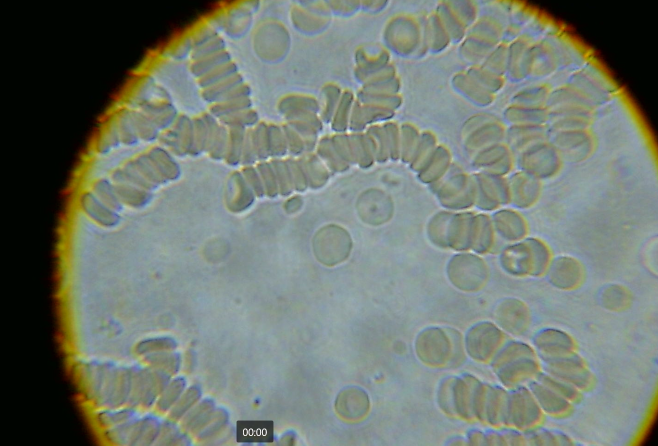
#> input picture data/raw/1.png, 1316 x 891 px (shown at 1/2 size)
$ python analyze_blood_sample_new.py   (older library calls are emulated)
#> lines starting #> are read from the running program, lines starting #| are printed output that depends on the picture; after the words box and inside, x2 and y2 are one past the last pixel; in counts of white or black regions, pixels touching at a corner belong together
#> in process_blood_sample, image is the input picture: shape (891, 1316, 3); mean B, G, R 112.1, 121.6, 112.3
#| Successfully loaded image: (891, 1316, 3)
### src/image_processing.py
"""
Image processing module for blood sample analysis.
Contains functions for loading, preprocessing, and saving processed images.
"""

import cv2
import numpy as np
from pathlib import Path
from typing import Tuple, Union, List, Dict
from skimage import filters, exposure, morphology, measure


# [131 lines left out: functions load_image, save_processed_image, process_and_save_analysis, not called in this run]


def preprocess_image(image: np.ndarray,
                    denoise_strength: int = 10,
                    clahe_clip: float = 2.0,
                    clahe_grid: int = 8) -> np.ndarray:
    """
    Preprocess the blood sample image for analysis.

    Args:
        image: Input image in BGR format
        denoise_strength: Strength of denoising (h parameter)
        clahe_clip: Clip limit for CLAHE
        clahe_grid: Grid size for CLAHE

    Returns:
        np.ndarray: Preprocessed image
    """
#> called with denoise_strength = 10, clahe_clip = 2, clahe_grid = 8
    # Convert to grayscale if not already
    if len(image.shape) == 3:
        gray = cv2.cvtColor(image, cv2.COLOR_BGR2GRAY)
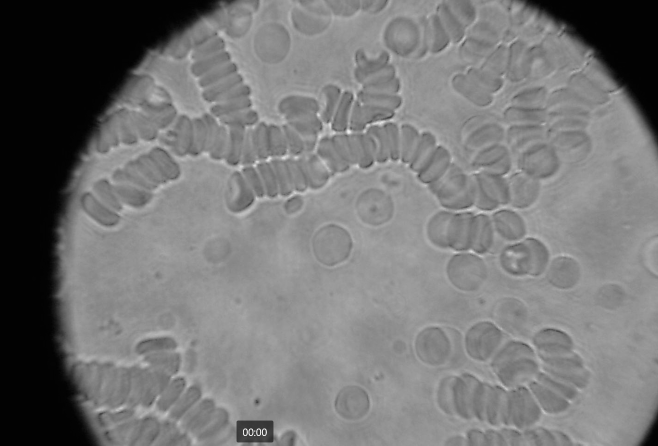
#> gray: shape (891, 1316) (shown at 1/2 size); min 1, max 255, mean 117.7
    else:
        gray = image    # Apply CLAHE (Contrast Limited Adaptive Histogram Equalization)
    clahe = cv2.createCLAHE(clipLimit=clahe_clip, tileGridSize=(clahe_grid, clahe_grid))
    enhanced = clahe.apply(gray)
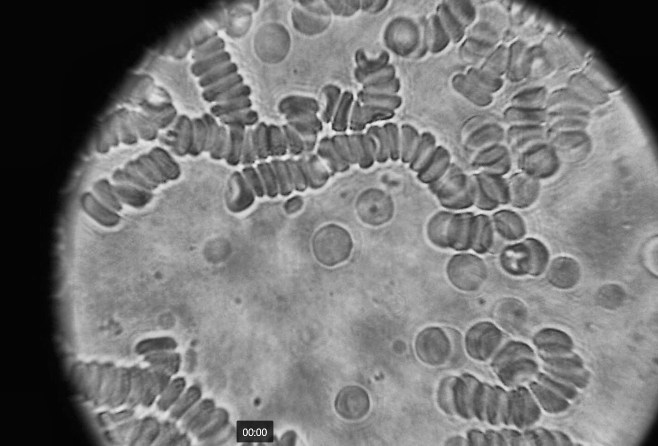
#> enhanced: shape (891, 1316) (shown at 1/2 size); min 1, max 255, mean 117.9

    # Apply noise reduction
    denoised = cv2.fastNlMeansDenoising(
        enhanced,
        None,
        denoise_strength,
        21  # templateWindowSize
    )

    return denoised


def detect_cells(image: np.ndarray,
                min_area: int = 50,
                max_area: int = 10000,
                circularity_thresh: float = 0.3) -> Tuple[np.ndarray, List[np.ndarray]]:
    """
    Detect and segment blood cells in the image.

    Args:
        image: Preprocessed grayscale image
        min_area: Minimum cell area in pixels (reduced for small cells)
        max_area: Maximum cell area in pixels (increased for large cells)
        circularity_thresh: Minimum circularity (0-1) for cell detection (relaxed for real samples)

    Returns:
        Tuple containing:
        - Binary mask of detected cells
        - List of contours for each detected cell
    """
#> called with min_area = 50, max_area = 10000, circularity_thresh = 0.3
    # Make sure we have a grayscale image
    if len(image.shape) == 3:
        image = cv2.cvtColor(image, cv2.COLOR_BGR2GRAY)

    # Normalize image to full range
    normalized = cv2.normalize(image, None, 0, 255, cv2.NORM_MINMAX)
      # Use adaptive thresholding for better local contrast
    binary = cv2.adaptiveThreshold(
        normalized,
        255,
        cv2.ADAPTIVE_THRESH_GAUSSIAN_C,
        cv2.THRESH_BINARY_INV,
        blockSize=151,  # Large block size for blood cells
        C=10  # Increased contrast threshold
    )
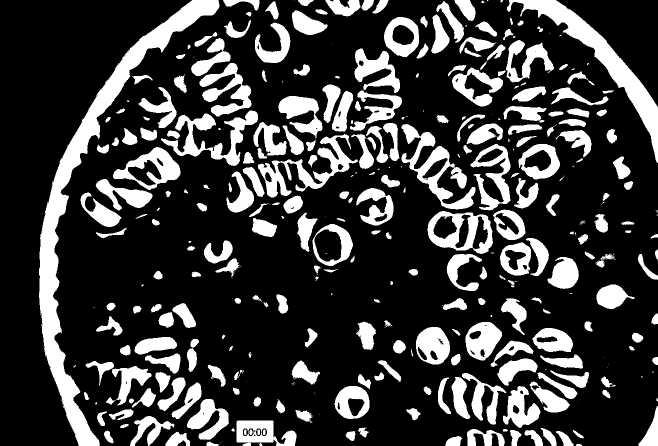
#> binary: shape (891, 1316) (shown at 1/2 size); 23.7% white; 371 white regions (101 under 20 px), largest, box (x1, y1, x2, y2) and area: (78, 0, 439, 891) 33809, (1014, 0, 1316, 326) 14007, (803, 248, 951, 419) 7426

    # Apply morphological operations to clean up the mask
    kernel = cv2.getStructuringElement(cv2.MORPH_ELLIPSE, (3, 3))
    binary = cv2.morphologyEx(binary, cv2.MORPH_OPEN, kernel, iterations=2)
#> binary: shape (891, 1316); 23.3% white; 298 white regions (16 under 20 px), largest, box (x1, y1, x2, y2) and area: (78, 0, 439, 891) 33657, (1014, 0, 1316, 326) 13957, (226, 294, 361, 380) 4612
    binary = cv2.morphologyEx(binary, cv2.MORPH_CLOSE, kernel, iterations=2)
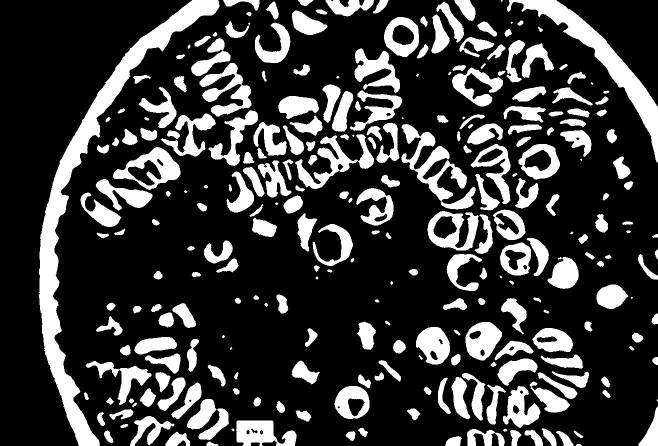
#> binary: shape (891, 1316) (shown at 1/2 size); 23.4% white; 269 white regions (10 under 20 px)

    # Find contours
    contours, _ = cv2.findContours(
        binary,
        cv2.RETR_EXTERNAL,
        cv2.CHAIN_APPROX_SIMPLE
    )
#> contours = 269 contours, 21 with area under 20; largest, box (x1, y1, x2, y2) and area: (78, 0, 439, 891) 32651, (1014, 0, 1316, 326) 13504, (802, 248, 951, 419) 6920, (855, 422, 986, 508) 6282, (226, 294, 361, 380) 6262

    # Filter contours based on area and shape
    valid_contours = []
    for cnt in contours:
        area = cv2.contourArea(cnt)
        if area <= 0:  # Skip invalid contours
            continue

        perimeter = cv2.arcLength(cnt, True)
        if perimeter <= 0:  # Skip invalid contours
            continue

        # Calculate shape metrics
        circularity = 4 * np.pi * area / (perimeter * perimeter)
        hull = cv2.convexHull(cnt)
        hull_area = cv2.contourArea(hull)
        solidity = area / hull_area if hull_area > 0 else 0

        # Apply filters
        if (min_area <= area <= max_area and
            circularity >= circularity_thresh and
            solidity >= 0.8):  # Must be reasonably solid
            valid_contours.append(cnt)
#> this loop made 269 passes
#> (area, perimeter, circularity, hull_area, solidity) on passes 2 to 4: (86.5, 53.56, 0.379, 103, 0.84), (423, 88.28, 0.682, 445, 0.951), (759, 145.5, 0.45, 953, 0.796)
#> after the loop, valid_contours = 140 contours; largest, box (x1, y1, x2, y2) and area: (226, 294, 361, 380) 6262, (768, 34, 838, 114) 4206, (1037, 288, 1120, 359) 4200, (931, 644, 1004, 721) 3924, (832, 654, 900, 729) 3610

    return binary, valid_contours

    # Find contours
    contours, _ = cv2.findContours(
        binary,
        cv2.RETR_EXTERNAL,
        cv2.CHAIN_APPROX_SIMPLE
    )

    # Filter contours based on area and circularity with more relaxed threshold
    valid_contours = []
    for cnt in contours:
        area = cv2.contourArea(cnt)
        perimeter = cv2.arcLength(cnt, True)

        if perimeter > 0:
            circularity = 4 * np.pi * area / (perimeter * perimeter)
            solidity = area / cv2.contourArea(cv2.convexHull(cnt)) if cv2.contourArea(cv2.convexHull(cnt)) > 0 else 0

            # More comprehensive filtering
            if (min_area < area < max_area and
                circularity > circularity_thresh and
                solidity > 0.85):  # Additional check for cell-like shapes
                valid_contours.append(cnt)

    return binary, valid_contours


def analyze_cell_properties(image: np.ndarray,
                          contour: np.ndarray) -> Dict[str, float]:
    """
    Extract various properties from a detected cell.

    Args:
        image: Preprocessed grayscale image
        contour: Contour of the cell

    Returns:
        Dictionary containing cell properties
    """
    # Create mask for the cell
    mask = np.zeros_like(image)
    cv2.drawContours(mask, [contour], -1, 255, -1)

    # Get cell region
    x, y, w, h = cv2.boundingRect(contour)
    cell_region = image[y:y+h, x:x+w]
    mask_region = mask[y:y+h, x:x+w]

    # Calculate properties
    area = cv2.contourArea(contour)
    perimeter = cv2.arcLength(contour, True)
    circularity = 4 * np.pi * area / (perimeter * perimeter)

    # Intensity properties
    cell_pixels = cell_region[mask_region == 255]
    mean_intensity = np.mean(cell_pixels)
    std_intensity = np.std(cell_pixels)

    # Calculate basic texture features
    if len(cell_pixels) > 0:
        # Calculate local contrast
        contrast = np.std(cell_pixels) / (np.max(cell_pixels) - np.min(cell_pixels) + 1e-6)

        # Calculate homogeneity using local variation
        dx = cv2.Sobel(cell_region, cv2.CV_64F, 1, 0, ksize=3)
        dy = cv2.Sobel(cell_region, cv2.CV_64F, 0, 1, ksize=3)
        gradient_mag = np.sqrt(dx**2 + dy**2)
        homogeneity = 1.0 / (1.0 + np.mean(gradient_mag[mask_region == 255]))

    return {
        'area': float(area),
        'perimeter': float(perimeter),
        'circularity': float(circularity),
        'mean_intensity': float(mean_intensity),
        'std_intensity': float(std_intensity),
        'contrast': float(contrast),
        'homogeneity': float(homogeneity)
    }


def segment_cell_components(cell_image: np.ndarray) -> Dict[str, np.ndarray]:
    """
    Segment different components within a cell (nucleus, cytoplasm).

    Args:
        cell_image: Image of a single cell

    Returns:
        Dictionary containing masks for different cell components
    """
    # Convert to float and rescale to 0-1
    img_float = cell_image.astype(float) / 255.0

    # Multi-level Otsu thresholding
    thresh_multi = filters.threshold_multiotsu(img_float, classes=3)
    regions = np.digitize(img_float, bins=thresh_multi)

    # Create masks for different components
    nucleus_mask = (regions >= 2)
    cytoplasm_mask = (regions == 1)
    background_mask = (regions == 0)

    # Convert to uint8 and scale to 0-255
    nucleus_mask = nucleus_mask.astype(np.uint8) * 255
    cytoplasm_mask = cytoplasm_mask.astype(np.uint8) * 255
    background_mask = background_mask.astype(np.uint8) * 255

    # Clean up masks with morphological operations
    kernel = cv2.getStructuringElement(cv2.MORPH_ELLIPSE, (3, 3))

    for mask in [nucleus_mask, cytoplasm_mask, background_mask]:
        cv2.morphologyEx(mask, cv2.MORPH_OPEN, kernel, dst=mask)
        cv2.morphologyEx(mask, cv2.MORPH_CLOSE, kernel, dst=mask)

    return {
        'nucleus': nucleus_mask,
        'cytoplasm': cytoplasm_mask,
        'background': background_mask
    }


def calculate_population_statistics(cell_measurements: List[Dict[str, float]]) -> Dict[str, Dict[str, float]]:
    """
    Calculate statistical measures for cell population characteristics.

    Args:
        cell_measurements: List of dictionaries containing cell measurements

    Returns:
        Dictionary of statistics for each measured property
    """
    if not cell_measurements:
        return {}

    # Initialize stats dictionary
    stats = {}

    # Get all measurement keys from first cell
    properties = cell_measurements[0].keys()

    # Calculate statistics for each property
    for prop in properties:
        values = [cell[prop] for cell in cell_measurements]
        stats[prop] = {
            'mean': float(np.mean(values)),
            'std': float(np.std(values)),
            'median': float(np.median(values)),
            'min': float(np.min(values)),
            'max': float(np.max(values)),
            'count': len(values)
        }

        # Add quartiles
        q1, q3 = np.percentile(values, [25, 75])
        stats[prop]['q1'] = float(q1)
        stats[prop]['q3'] = float(q3)
        stats[prop]['iqr'] = float(q3 - q1)

        # Identify outliers using 1.5 * IQR rule
        iqr = q3 - q1
        lower_bound = q1 - 1.5 * iqr
        upper_bound = q3 + 1.5 * iqr
        outliers = [v for v in values if v < lower_bound or v > upper_bound]
        stats[prop]['outlier_count'] = len(outliers)
        stats[prop]['outlier_fraction'] = len(outliers) / len(values)

    return stats

### analyze_blood_sample_new.py
"""
Script to analyze blood sample images.
"""

import cv2
import numpy as np
from pathlib import Path
from src.image_processing import (
    preprocess_image, detect_cells, analyze_cell_properties,
    segment_cell_components, calculate_population_statistics
)

def save_image(image: np.ndarray, output_path: Path, prefix: str = "") -> Path:
    """Save image handling special characters in path"""
    print(f"Saving {prefix} to {output_path}")
    try:
        if output_path.suffix == "":
            timestamp = np.datetime64('now').astype(str).replace(":", "-")
            filename = f"{prefix}_processed_{timestamp}.png" if prefix else f"processed_{timestamp}.png"
            output_path = output_path / filename

        output_path.parent.mkdir(parents=True, exist_ok=True)

        # Try to save with imencode/imdecode for better unicode handling
        is_success, im_buf_arr = cv2.imencode(".png", image)
        if is_success:
            im_buf_arr.tofile(str(output_path))
            return output_path
        else:
            raise ValueError("Failed to encode image")

    except Exception as e:
        print(f"Error saving image {prefix}: {e}")
        return None

def process_blood_sample(input_path: Path, output_dir: Path) -> None:
    """
    Process a blood sample image and save the analysis results.

    Args:
        input_path: Path to the input image
        output_dir: Directory to save processed images
    """
    print(f"\nAttempting to read file: {input_path}")
    print(f"File exists check: {input_path.exists()}")
    print(f"Is file check: {input_path.is_file()}")
    print(f"Resolved path: {input_path.resolve()}")

    # Read image with special character handling
    try:
        with open(input_path, 'rb') as f:
            data = f.read()
            print(f"Successfully read {len(data)} bytes")

        # Convert to numpy array and decode
        img_array = np.frombuffer(data, dtype=np.uint8)
        image = cv2.imdecode(img_array, cv2.IMREAD_COLOR)

        if image is None:
            raise ValueError("Failed to decode image data")

        print(f'Successfully loaded image: {image.shape}')
    except Exception as e:
        print(f"Error loading image: {e}")
        raise

    print('\nProcessing blood sample image...')
    saved_files = {}

    # Save original
    saved_files['original'] = save_image(image, output_dir, "original")

    # Preprocess
    print('Preprocessing image...')
    preprocessed = preprocess_image(image)
    saved_files['preprocessed'] = save_image(preprocessed, output_dir, "preprocessed")

    # Detect cells
    print('Detecting cells...')
    binary, contours = detect_cells(preprocessed)
#> contours has the same summary as valid_contours in detect_cells
    saved_files['binary'] = save_image(binary, output_dir, "binary")

    # Create cell detection visualization
    detection_vis = cv2.cvtColor(preprocessed, cv2.COLOR_GRAY2BGR)
    cv2.drawContours(detection_vis, contours, -1, (0, 255, 0), 2)
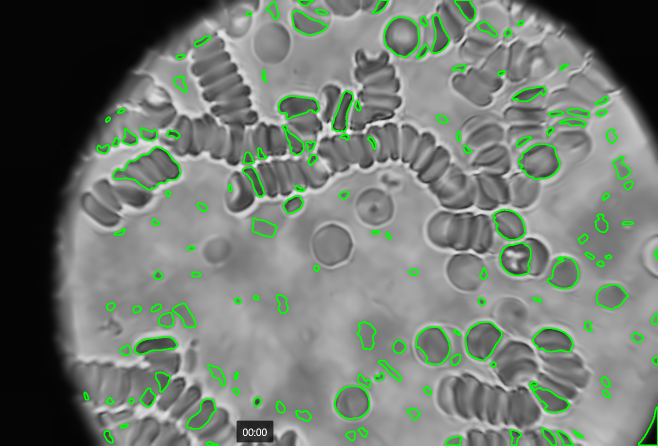
#> detection_vis: shape (891, 1316, 3) (shown at 1/2 size); mean B, G, R 113.5, 122.4, 113.5
    saved_files['detection'] = save_image(detection_vis, output_dir, "detection")

    print(f'\nFound {len(contours)} cells')
#| Found 140 cells

    # Process individual cells
    cell_measurements = []
    for i, contour in enumerate(contours):
        print(f'\nProcessing Cell {i+1}:')

        # Analyze properties
        props = analyze_cell_properties(preprocessed, contour)
        cell_measurements.append(props)

        # Get cell region
        x, y, w, h = cv2.boundingRect(contour)
        cell_image = preprocessed[y:y+h, x:x+w]

        # Segment components
        components = segment_cell_components(cell_image)

        # Visualize cell components
        cell_vis = np.zeros((h, w, 3), dtype=np.uint8)
        cell_vis[components['nucleus'] > 0] = [255, 0, 0]    # Red for nucleus
        cell_vis[components['cytoplasm'] > 0] = [0, 255, 0]  # Green for cytoplasm
        saved_files[f'cell_{i+1}'] = save_image(cell_vis, output_dir, f"cell_{i+1}")

        # Print cell analysis
        print(f'  Area: {props["area"]:.2f} pixels²')
        print(f'  Circularity: {props["circularity"]:.2f}')
        print(f'  Mean Intensity: {props["mean_intensity"]:.2f}')
        print(f'  Contrast: {props["contrast"]:.2f}')
#> this loop made 140 passes
#> (x, y, w, h, area in analyze_cell_properties, perimeter in analyze_cell_properties, circularity in analyze_cell_properties, mean_intensity in analyze_cell_properties) on passes 1 to 9: (413, 883, 24, 8, 86.5, 53.56, 0.379, 126), (891, 872, 33, 19, 423, 88.28, 0.682, 122.6), (1112, 862, 35, 29, 424.5, 102.3, 0.509, 108.6), (691, 862, 20, 20, 236.5, 63.01, 0.749, 125.7), (1147, 861, 20, 15, 92.5, 50.18, 0.462, 148.6), (208, 861, 19, 25, 240.5, 68.18, 0.65, 85.84), (1020, 860, 23, 31, 396.5, 93.01, 0.576, 101), (1083, 856, 30, 35, 469.5, 102, 0.567, 103.7), (716, 855, 20, 20, 183.5, 60.67, 0.626, 126.9)
#> (x, y, w, h, area in analyze_cell_properties, perimeter in analyze_cell_properties, circularity in analyze_cell_properties) on pass 10: (240, 848, 17, 8, 68, 37.8, 0.598)
#> (printed output is left out)
#> pass 3, in analyze_cell_properties (call 3), `mask_region = mask[y:y+h, x:x+w]`:
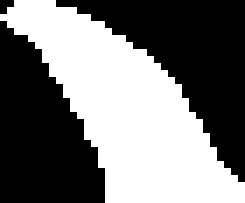
#> mask_region: shape (29, 35) (shown 7 times larger); 46.2% white; 1 white region, box (x1, y1, x2, y2) and area: (0, 0, 35, 29) 469
#> pass 3, in analyze_cell_properties (call 3), `dy = cv2.Sobel(cell_region, cv2.CV_64F, 0, 1, ksize=3)`:
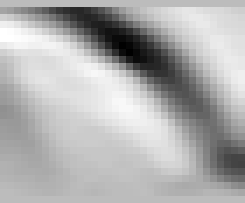
#> dy: shape (29, 35) float64 (shown 7 times larger); min -146, max 52, mean -9.2; drawn with min black and max white

    print('\nProcessed files saved to:')
    for name, path in saved_files.items():
        if path:  # Only print successfully saved files
            print(f'- {name}: {path.name}')
#> this loop made 144 passes

    # Calculate and display population statistics
    print("\nCalculating population statistics...")
    stats = calculate_population_statistics(cell_measurements)
#> the loop in calculate_population_statistics, `for prop in properties:` made 7 passes

    print("\nPopulation Statistics:")
    for prop, measures in stats.items():
        print(f"\n{prop.title()}:")
        print(f"  Mean ± Std: {measures['mean']:.2f} ± {measures['std']:.2f}")
        print(f"  Median (Q1-Q3): {measures['median']:.2f} ({measures['q1']:.2f}-{measures['q3']:.2f})")
        print(f"  Range: {measures['min']:.2f} - {measures['max']:.2f}")
        print(f"  Outliers: {measures['outlier_count']} ({measures['outlier_fraction']*100:.1f}%)")
#> this loop made 7 passes

def main():
    try:
        # Set up paths using Windows-style paths
        input_path = Path.cwd() / 'data' / 'raw' / '1.png'
        input_path = input_path.resolve()  # Get the canonical path
        output_dir = Path.cwd() / 'data' / 'processed'
        output_dir = output_dir.resolve()

        print(f'Reading from: {input_path}')
        print(f'Input path exists: {input_path.exists()}')

        if not input_path.exists():
            raise FileNotFoundError(f"Input image not found at {input_path}")

        print(f'Output directory: {output_dir}')
        output_dir.mkdir(parents=True, exist_ok=True)

        # Process the image
        process_blood_sample(input_path, output_dir)

    except Exception as e:
        print(f"Error: {type(e).__name__}: {e}")
    finally:
        print("\nAnalysis complete.")

if __name__ == '__main__':
    main()
